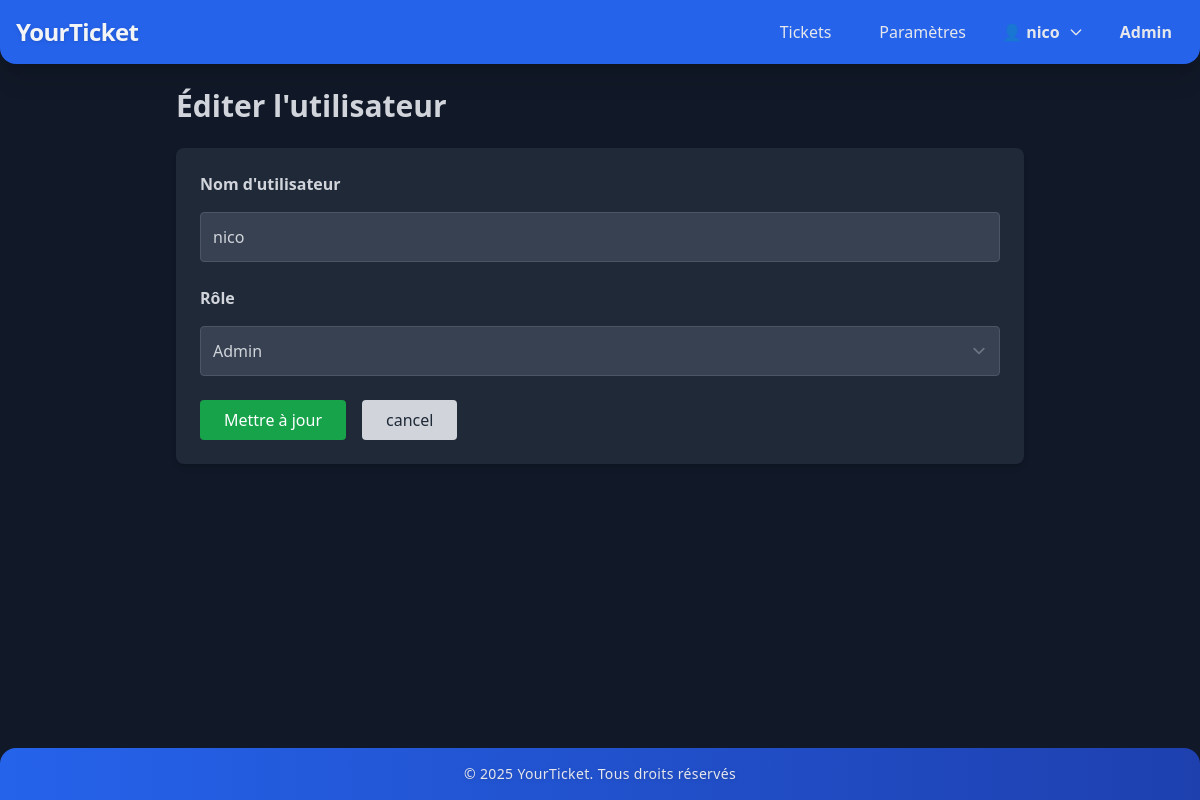
Page /edit_user.php?id=1 (signed in) on the committed database.
### tables this page shows
CREATE TABLE `User_Settings` (
  `user_id` int NOT NULL,
  `setting_key` varchar(50) NOT NULL,
  `setting_value` varchar(255) DEFAULT NULL
);

CREATE TABLE `Users` (
  `Id` int NOT NULL,
  `Role_id` int DEFAULT NULL,
  `Username` varchar(255) NOT NULL,
  `Firstname` varchar(255) NOT NULL,
  `Password` varchar(255) NOT NULL,
  `mail` varchar(255) NOT NULL,
  `Image` varchar(255) DEFAULT NULL,
  `Status` varchar(1) NOT NULL DEFAULT 'Y',
  `Created_at` timestamp NULL DEFAULT CURRENT_TIMESTAMP,
  `Deleted_at` timestamp NULL DEFAULT NULL,
  `Updated_at` timestamp NULL DEFAULT NULL,
  `Created_by` int DEFAULT NULL
);

CREATE TABLE `Roles` (
  `Id` int NOT NULL,
  `Name` varchar(255) NOT NULL,
  `Status` varchar(1) NOT NULL DEFAULT 'N',
  `Created_at` timestamp NULL DEFAULT CURRENT_TIMESTAMP,
  `Updated_at` timestamp NULL DEFAULT NULL,
  `Created_by` int DEFAULT NULL,
  `Updated_by` int DEFAULT NULL,
  `Deleted_at` timestamp NULL DEFAULT NULL
);

### src/php/lang.php (called while the page is built, shortened)
<?php
function getLanguage($db, $user_id = null)
{
    try {
        $stmt = $db->prepare("SELECT setting_value FROM User_Settings WHERE user_id = ? AND setting_key = 'language'");
        $stmt->execute([$user_id]);
        return $stmt->fetchColumn() ?? 'fr';
    } catch (PDOException $e) {
        return 'fr';
    }
}
function getTheme($db, $user_id)
{
    try {
        $stmt = $db->prepare("SELECT setting_value FROM User_Settings WHERE user_id = ? AND setting_key = 'theme'");
        $stmt->execute([$user_id]);
        return $stmt->fetchColumn() ?? 'light';
    } catch (PDOException $e) {
        return 'light';
    }
}
$lang = isset($db) && isset($user_id) ? getLanguage($db, $user_id) : 'en';
function t($key, $translations, $lang = 'en')
{
    global $lang;
    return $translations[$lang][$key] ?? $key;
}

### edit_user.php (the view, shortened to what this page needs)
<?php
require_once './src/php/dbconn.php';
require_once './src/php/lang.php';
require_once './src/components/header.php';
$lang = getLanguage($db, $_SESSION['id']);
$theme = getTheme($db, $_SESSION['id']);
$userId = intval($_GET['id']);
$stmt = $db->prepare("SELECT * FROM Users WHERE Id = ?");
$stmt->execute([$userId]);
$user = $stmt->fetch(PDO::FETCH_ASSOC);
$rolesStmt = $db->query("SELECT Id, Name FROM Roles WHERE Status = 'Y'");
$roles = $rolesStmt->fetchAll(PDO::FETCH_ASSOC);
?>
<!DOCTYPE html>
<html lang="<?= $lang ?>" class="<?= $theme === 'dark' ? 'dark' : '' ?>">
<head>
    <script src="https://cdn.tailwindcss.com"></script>
</head>
<body class="bg-gray-100 dark:bg-gray-900 text-gray-900 dark:text-gray-100 min-h-screen flex flex-col">
    <?php require_once 'src/components/header.php'; ?>
    <main class="grow w-full max-w-4xl mx-auto p-6">
        <h1 class="text-3xl font-bold mb-6 dark:text-gray-300"><?= t('edit_user', $translations, $lang) ?></h1>
        <form method="POST" class="bg-white dark:bg-gray-800 p-6 rounded-lg shadow-md">
            <div class="mb-6">
                <label class="block mb-4 font-semibold dark:text-gray-300"><?= t('username', $translations, $lang) ?></label>
                <input type="text" name="username" value="<?= htmlspecialchars($user['Username']) ?>"
                       class="w-full p-3 rounded border dark:bg-gray-700 dark:border-gray-600 dark:text-gray-300 focus:ring-2 focus:ring-blue-500">
            </div>
            <div class="mb-6">
                <label class="block mb-4 font-semibold dark:text-gray-300"><?= t('role', $translations, $lang) ?></label>
                <select name="role_id" class="w-full p-3 rounded border dark:bg-gray-700 dark:border-gray-600 dark:text-gray-300">
                    <?php foreach ($roles as $role): ?>
                        <option value="<?= $role['Id'] ?>" <?= $role['Id'] == $user['Role_id'] ? 'selected' : '' ?>>
                            <?= htmlspecialchars($role['Name']) ?>
                        </option>
                    <?php endforeach; ?>
                </select>
            </div>
            <div class="flex gap-4">
                <button type="submit" class="bg-green-600 hover:bg-green-700 text-white px-6 py-2 rounded transition">
                    <?= t('update', $translations, $lang) ?>
                </button>
                <a href="admin.php" class="bg-gray-300 hover:bg-gray-400 text-gray-800 px-6 py-2 rounded transition">
                    <?= t('cancel', $translations, $lang) ?>
                </a>
            </div>
        </form>
    </main>
    <?php require_once 'src/components/footer.php'; ?>
</body>
</html>

### src/components/header.php (shortened to what this page needs)
<?php
$isAdmin = isset($_SESSION['role_id']) && in_array($_SESSION['role_id'], [1, 3, 4]);
require_once __DIR__ . '/../php/dbconn.php';
require_once __DIR__ . '/../php/lang.php';
$lang = 'fr';
if (isset($_SESSION['id'])) {
    $lang = getLanguage($db, $_SESSION['id']);
}
?>
<script src="https://cdn.tailwindcss.com?plugins=forms"></script>
<nav class="bg-blue-600 p-4 shadow-xl rounded-b-2xl">
  <div class="max-w-7xl mx-auto flex justify-between items-center">
    <h1 class="text-white dark:text-gray-100 text-2xl font-extrabold tracking-tight drop-shadow">
      <a href="index.php" class="hover:text-yellow-300 dark:hover:text-yellow-400 transition-colors">
        <?= t('YourTicket', $translations, $lang) ?>
      </a>
    </h1>
    <ul class="flex space-x-6 text-white dark:text-gray-200 items-center">
      <li>
        <a href="yourticket.php" class="hover:bg-blue-700 dark:hover:bg-blue-900 px-3 py-1 rounded-lg transition-colors font-medium">
          <?= t('Tickets', $translations, $lang) ?>
        </a>
      </li>
      <li>
        <a href="param.php" class="hover:bg-blue-700 dark:hover:bg-blue-900 px-3 py-1 rounded-lg transition-colors font-medium">
          <?= t('Settings', $translations, $lang) ?>
        </a>
      </li>
      <?php if(isset($_SESSION['fname'])) : ?>
        <li class="relative group" id="profile-menu">
          <button class="flex items-center space-x-2 hover:text-yellow-300 transition-colors focus:outline-none font-semibold">
            <span>👤 <?= htmlspecialchars($_SESSION['fname']) ?></span>
            <svg class="w-4 h-4" fill="none" stroke="currentColor" viewBox="0 0 24 24">
              <path stroke-linecap="round" stroke-linejoin="round" stroke-width="2" d="M19 9l-7 7-7-7"/>
            </svg>
          </button>
        </li>
        <?php if($isAdmin): ?>
          <li>
            <a href="admin.php" class="hover:bg-red-700 dark:hover:bg-red-900 px-3 py-1 rounded-lg transition-colors font-bold">
              <?= t('Admin', $translations, $lang) ?>
            </a>
          </li>
        <?php endif; ?>
      <?php endif; ?>
    </ul>
  </div>
</nav>

### src/components/footer.php
<?php
require_once __DIR__ . '/../php/dbconn.php';
require_once __DIR__ . '/../php/lang.php';
$lang = 'fr';
if (isset($_SESSION['id'])) {
    $lang = getLanguage($db, $_SESSION['id']);
}
?>
<footer class="bg-gradient-to-r from-blue-600 to-blue-800 p-4 shadow-xl rounded-t-2xl mt-auto">
    <div class="max-w-7xl mx-auto text-center">
        <p class="text-white dark:text-gray-200 text-sm tracking-wide font-medium drop-shadow">
            © <?= date('Y') ?> YourTicket. <?= t('all_rights_reserved', $translations, $lang) ?>
        </p>
    </div>
</footer>

### rows in the picture
user_settings: setting_value "YourTicket", setting_value "Tickets", setting_value "Paramètres", setting_value "Admin", setting_value "Éditer l'utilisateur", setting_value "Nom d'utilisateur", setting_value "Rôle", setting_value "Mettre à jour", setting_value "cancel", setting_value "Tous droits réservés"
users: username "nico", role_id "Admin"

### other values in the picture
$_SESSION['fname'] "nico"
